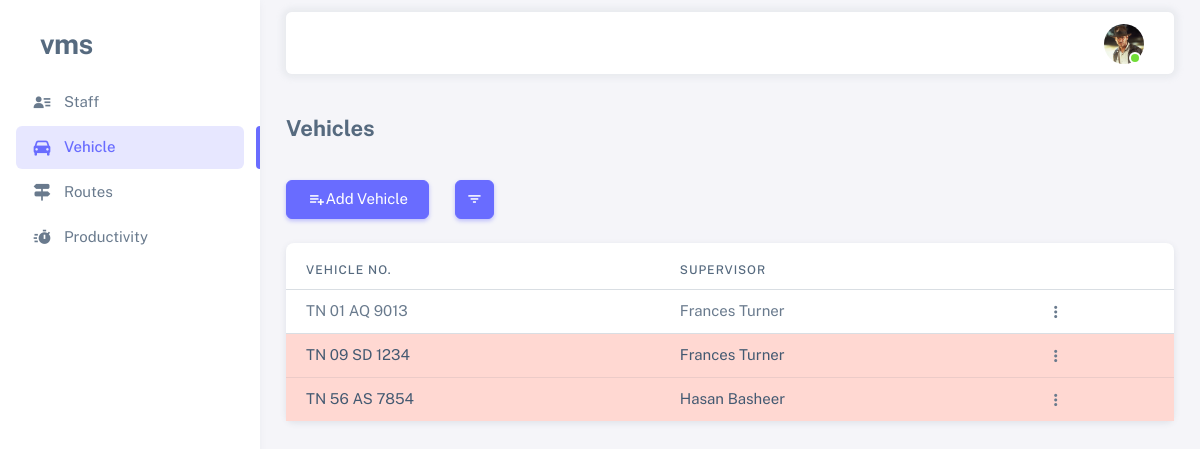
The app's page / (signed in), older data.
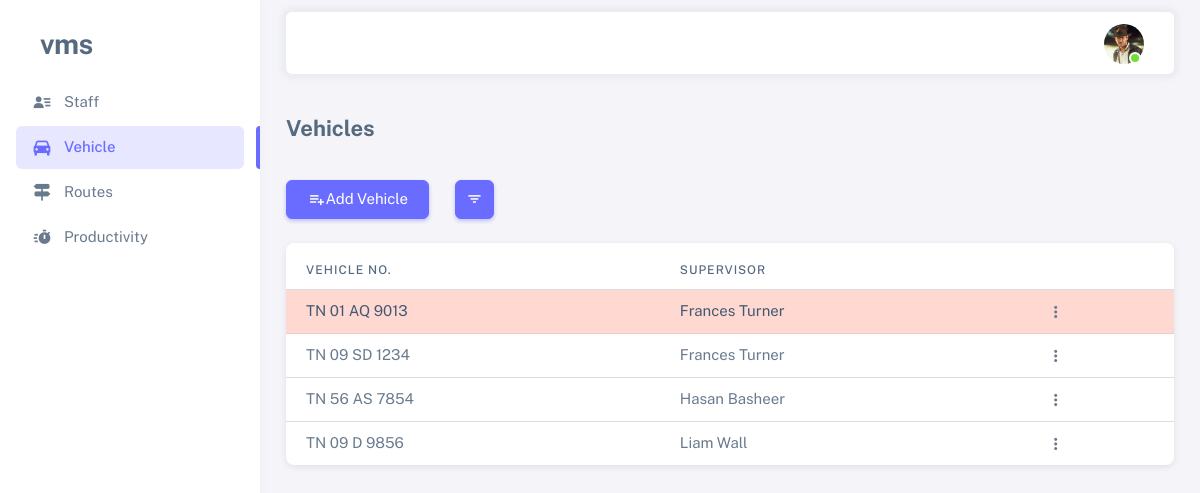
The same page, newer data.
### vms_app/models.py (models this page shows, shortened)
class Vehicle(models.Model):
    vehicle_number = models.CharField(max_length=100, unique=True)
    is_active = models.BooleanField(default=True)
    is_working = models.BooleanField(default=False)
    supervisor = models.ForeignKey(Employee, on_delete=models.SET_NULL, null=True, blank=True,
                                   related_name='vehicle_supervised_by', limit_choices_to={'is_active': True})
    remark = models.TextField(null=True, blank=True)
    created_by = models.ForeignKey(Employee, on_delete=models.SET_NULL, null=True, blank=True,
                                   related_name='vehicle_created_by')
    created_on = models.DateTimeField(auto_now_add=True)
    updated_by = models.ForeignKey(Employee, on_delete=models.SET_NULL, null=True, blank=True,
                                   related_name='vehicle_updated_by')
    updated_on = models.DateTimeField(auto_now=True)
    zone = models.ForeignKey(Zone, related_name='zone_vehicles_set',
                             on_delete=models.PROTECT, null=True, blank=True)
    workshop = models.ForeignKey(Workshop, related_name='workshop_vehicles_set',
                                 on_delete=models.PROTECT, null=True, blank=True)
    register_number = models.CharField(max_length=50, null=True, blank=True, unique=True)
    chassis_number = models.CharField(max_length=50, null=True, blank=True)
    vehicle_model = models.CharField(max_length=50, null=True, blank=True)
    type = models.CharField(max_length=50, null=True, blank=True)
    engine_number = models.CharField(max_length=50, null=True, blank=True)
    fc_date = models.DateField(null=True, blank=True)
    insurance = models.DateField(null=True, blank=True)
    puc = models.DateField(null=True, blank=True)  # pollution under control certificate expiry date

class Employee(AbstractBaseUser, PermissionsMixin):
    id = models.UUIDField(primary_key=True, editable=False, unique=True, default=uuid.uuid4)
    name = models.CharField(max_length=100)
    image = models.ImageField(upload_to='profiles/', null=True, blank=True)
    employee_id = models.CharField(max_length=100, unique=True)
    is_active = models.BooleanField(default=True)
    is_staff = models.BooleanField(default=True)
    is_superuser = models.BooleanField(default=False)
    contact = models.CharField(max_length=255)
    address = models.TextField()
    remark = models.TextField(null=True, blank=True)
    objects = EmployeeManager()
    USERNAME_FIELD = 'employee_id'
    REQUIRED_FIELDS = ['name']
    def __str__(self) -> str:
        return self.name

### vms_app/views.py (the view)
# urls.py: 2. Add a URL to urlpatterns:  path('', views.home, name='home')
@login_required(login_url='login')
@active_required
def home(request):
    queries = {
        "active": {"is_active": True},
        "in_active": {"is_active": False},
        "working": {"is_working": True, "is_active": True},
        "not_working": {"is_working": False, "is_active": True},
    }
    vehicles = Vehicle.objects.filter(**queries["active"])
    query = request.GET.get("query", None)
    if query and query in queries:
        vehicles = Vehicle.objects.filter(**queries[query])
    context = {
        "vehicles": vehicles,
        "menu": "menu-vehicle"
    }
    return render(request, 'vms_app/vehicles_list.html', context)

### vms_app/templates/vms_app/vehicles_list.html (shortened to what this page needs)
{% extends "base.html" %}
{% block content %}
<h4 class="fw-bold py-3 mb-4">Vehicles</h4>
<div class="row">
    <div class="col-auto">
        <a href="{% url "add_vehicle" %}" class="btn btn-primary">
            <span class="tf-icons bx bx-list-plus"></span> Add Vehicle
        </a>
    </div>
    <div class="col-auto">
        <button type="button" class="btn btn-primary btn-icon dropdown-toggle hide-arrow" data-bs-toggle="dropdown" aria-expanded="false">
            <i class="bx bx-filter"></i>
        </button>
    </div>
</div>
<div class="card mt-4">
    <div class="table-responsive text-nowrap mt-2">
        <table class="table">
            <thead>
                <tr>
                    <th>Vehicle No.</th>
                    <th>Supervisor</th>
                    <th></th>
                </tr>
            </thead>
            <tbody class="table-border-bottom-0">
                {% for vehicle in vehicles %}
                <tr {% if not vehicle.is_working %}class="table-danger"{% endif %}>
                    <td>{{vehicle.vehicle_number}}</td>
                    <td>{{vehicle.supervisor}}</td>
                    <td>
                        {% if request.user.is_superuser %}
                        <div class="dropdown">
                            <button type="button" class="btn p-0 dropdown-toggle hide-arrow" data-bs-toggle="dropdown">
                              <i class="bx bx-dots-vertical-rounded"></i>
                            </button>
                        </div>
                        {% else %}
                            <a href="{% url "edit_vehicle" vehicle.id %}" class="btn btn-sm btn-icon btn-primary">
                                <span class="tf-icons bx bxs-pencil"></span>
                            </a>
                        {% endif %}
                    </td>
                </tr>
                {% endfor %}
            </tbody>
        </table>
    </div>
</div>
{% endblock content %}

Row changes from the older to the newer data that the page shows:
changed Vehicle "TN 01 AQ 9013": is_working True → False (drawn)
changed Vehicle "TN 09 SD 1234": is_working False → True (drawn)
changed Vehicle "TN 56 AS 7854": is_working False → True (drawn)
added Vehicle: vehicle_number "TN 09 D 9856", supervisor "Liam Wall"
